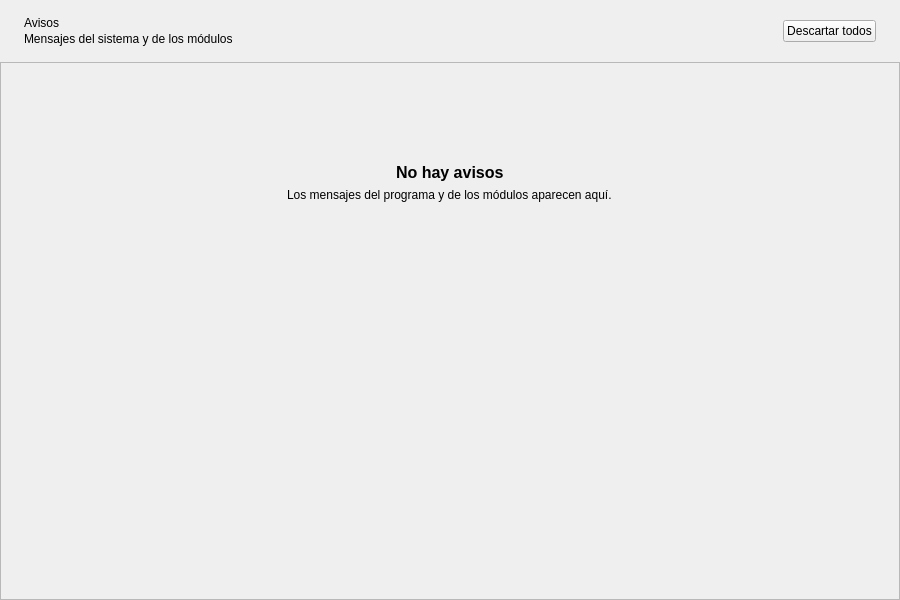
<?xml version="1.0" encoding="UTF-8"?>
<ui version="4.0">
 <class>PageCero</class>
 <widget class="QWidget" name="PageCero">
  <property name="geometry">
   <rect>
    <x>0</x>
    <y>0</y>
    <width>900</width>
    <height>600</height>
   </rect>
  </property>
  <layout class="QVBoxLayout" name="pageLayout">
   <property name="spacing">
    <number>0</number>
   </property>
   <property name="leftMargin">
    <number>0</number>
   </property>
   <property name="topMargin">
    <number>0</number>
   </property>
   <property name="rightMargin">
    <number>0</number>
   </property>
   <property name="bottomMargin">
    <number>0</number>
   </property>
   <item>
    <widget class="QFrame" name="header">
     <property name="role" stdset="0">
      <string notr="true">pageHeader</string>
     </property>
     <layout class="QHBoxLayout" name="headerLayout">
      <property name="spacing">
       <number>12</number>
      </property>
      <property name="leftMargin">
       <number>24</number>
      </property>
      <property name="topMargin">
       <number>16</number>
      </property>
      <property name="rightMargin">
       <number>24</number>
      </property>
      <property name="bottomMargin">
       <number>16</number>
      </property>
      <item>
       <layout class="QVBoxLayout" name="titleLayout">
        <property name="spacing">
         <number>2</number>
        </property>
        <item>
         <widget class="QLabel" name="title">
          <property name="text">
           <string>Avisos</string>
          </property>
          <property name="role" stdset="0">
           <string notr="true">title</string>
          </property>
         </widget>
        </item>
        <item>
         <widget class="QLabel" name="subtitle">
          <property name="text">
           <string>Mensajes del sistema y de los módulos</string>
          </property>
          <property name="role" stdset="0">
           <string notr="true">subtitle</string>
          </property>
         </widget>
        </item>
       </layout>
      </item>
      <item>
       <spacer name="headerSpacer">
        <property name="orientation">
         <enum>Qt::Horizontal</enum>
        </property>
        <property name="sizeHint" stdset="0">
         <size>
          <width>0</width>
          <height>0</height>
         </size>
        </property>
       </spacer>
      </item>
      <item>
       <widget class="QPushButton" name="dismissAllButton">
        <property name="text">
         <string>Descartar todos</string>
        </property>
        <property name="autoDefault">
         <bool>false</bool>
        </property>
       </widget>
      </item>
     </layout>
    </widget>
   </item>
   <item>
    <widget class="QScrollArea" name="scrollArea">
     <property name="widgetResizable">
      <bool>true</bool>
     </property>
     <widget class="QWidget" name="scrollContents">
      <layout class="QHBoxLayout" name="scrollLayout" stretch="1,0">
       <property name="leftMargin">
        <number>24</number>
       </property>
       <property name="topMargin">
        <number>20</number>
       </property>
       <property name="rightMargin">
        <number>24</number>
       </property>
       <property name="bottomMargin">
        <number>20</number>
       </property>
       <item>
        <widget class="QWidget" name="cardsColumn" native="true">
         <property name="maximumSize">
          <size>
           <width>880</width>
           <height>16777215</height>
          </size>
         </property>
         <layout class="QVBoxLayout" name="cardsLayout">
          <property name="spacing">
           <number>10</number>
          </property>
          <property name="leftMargin">
           <number>0</number>
          </property>
          <property name="topMargin">
           <number>0</number>
          </property>
          <property name="rightMargin">
           <number>0</number>
          </property>
          <property name="bottomMargin">
           <number>0</number>
          </property>
          <item>
           <widget class="QWidget" name="emptyState" native="true">
            <layout class="QVBoxLayout" name="emptyLayout">
             <property name="spacing">
              <number>6</number>
             </property>
             <property name="topMargin">
              <number>60</number>
             </property>
             <item alignment="Qt::AlignHCenter">
              <widget class="QLabel" name="emptyIcon"/>
             </item>
             <item alignment="Qt::AlignHCenter">
              <widget class="QLabel" name="emptyTitle">
               <property name="text">
                <string>No hay avisos</string>
               </property>
               <property name="styleSheet">
                <string notr="true">font-size: 12pt; font-weight: 600;</string>
               </property>
              </widget>
             </item>
             <item alignment="Qt::AlignHCenter">
              <widget class="QLabel" name="emptyText">
               <property name="text">
                <string>Los mensajes del programa y de los módulos aparecen aquí.</string>
               </property>
               <property name="role" stdset="0">
                <string notr="true">muted</string>
               </property>
              </widget>
             </item>
            </layout>
           </widget>
          </item>
          <item>
           <spacer name="cardsSpacer">
            <property name="orientation">
             <enum>Qt::Vertical</enum>
            </property>
            <property name="sizeHint" stdset="0">
             <size>
              <width>0</width>
              <height>0</height>
             </size>
            </property>
           </spacer>
          </item>
         </layout>
        </widget>
       </item>
       <item>
        <spacer name="rightSpacer">
         <property name="orientation">
          <enum>Qt::Horizontal</enum>
         </property>
         <property name="sizeHint" stdset="0">
          <size>
           <width>0</width>
           <height>0</height>
          </size>
         </property>
        </spacer>
       </item>
      </layout>
     </widget>
    </widget>
   </item>
  </layout>
 </widget>
 <resources/>
 <connections/>
</ui>
